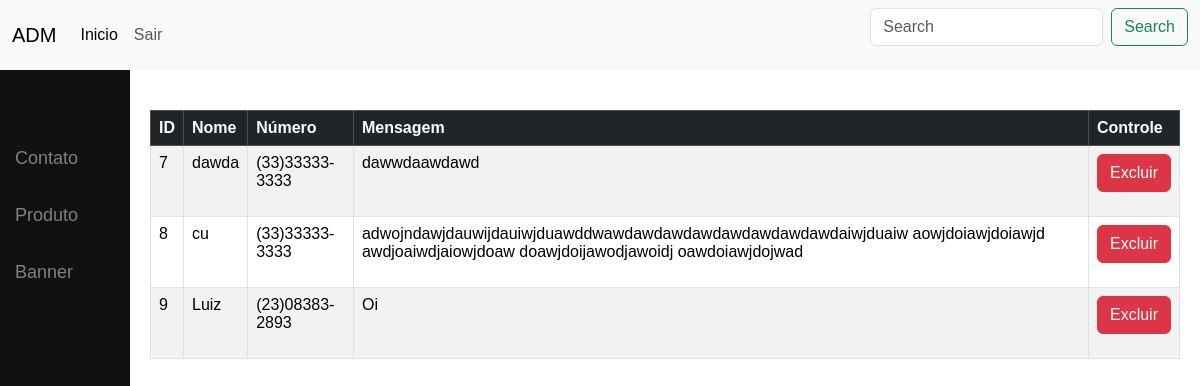
/adm.php?page=contato (signed in), run on the app's committed database.
### tables this page shows
CREATE TABLE `contato` (
  `id` int(11) NOT NULL AUTO_INCREMENT,
  `nome` varchar(255) NOT NULL,
  `numero` varchar(20) NOT NULL,
  `mensagem` text DEFAULT NULL,
  PRIMARY KEY (`id`)
);

### func/func.php (called while the page is built, shortened)
<?php
function listarTabela($campos, $tabela, $campoOrdem)
{
    $conn = conectar();
    try {
        $conn->beginTransaction();
        $sqlLista = $conn->prepare("SELECT $campos FROM $tabela ORDER BY $campoOrdem ");
        $sqlLista->execute();
        $conn->commit();
        if ($sqlLista->rowCount() > 0) {
            return $sqlLista->fetchAll(PDO::FETCH_OBJ);
        } else {
            return 'Vazio';
        }
    } catch (PDOException $e) {
        echo 'Exception -> ';
        return ($e->getMessage());
        $conn->rollback();
    }
}

### contato.php (the view, shortened to what this page needs)
<?php
include_once "./func/func.php";
?>
<?php
$teste1 = listarTabela("id, nome, numero, mensagem", 'contato', 'id');
if (is_array($teste1) || is_object($teste1)) {
    if (!empty($teste1)) {
        ?>
        <div class="table-responsive">
            <table class="table table-bordered table-striped table-hover">
                <thead class="table-dark">
                    <tr>
                        <th>ID</th>
                        <th>Nome</th>
                        <th>Número</th>
                        <th>Mensagem</th>
                        <th>Controle</th>
                    </tr>
                </thead>
                <tbody>
                    <?php
                    foreach ($teste1 as $row) {
                        $id = $row->id;
                        $nome = $row->nome;
                        $numero = $row->numero;
                        $mensagem = $row->mensagem;
                        ?>
                        <tr>
                            <td><?php echo $id ?></td>
                            <td><?php echo $nome ?></td>
                            <td><?php echo $numero ?></td>
                            <td><?php echo $mensagem ?></td>
                            <td class="text-center">
                                <form action="./api/excluirContato.php" method="post">
                                    <button class="btn btn-danger" type="submit" name="excluir">Excluir</button>
                                </form>
                            </td>
                        </tr>
                        <?php
                    }
                    ?>
                </tbody>
            </table>
        </div>
        <?php
    } else {
        ?>
        <h1>Sem Resultado!</h1>
        <?php
    }
} else {
    ?>
    <h1>Sem Resultado!</h1>
    <?php
}
?>

### adm.php (style rules this page uses)
body { font-family: 'Arial', sans-serif; margin: 0; padding: 0; }
.table-responsive { margin-top: 20px; }

### data on the page
contato: id "7", nome "dawda", numero "(33)33333-3333", mensagem "dawwdaawdawd"
contato: id "8", nome "cu", numero "(33)33333-3333", mensagem "adwojndawjdauwijdauiwjduawddwawdawdawdawdawdawdawdawdaiwjduaiw aowjdoiawjdoiawjd awdjoaiwdjaiowjdoaw doawjdoijawodjawoidj oawdoiawjdojwad"
contato: id "9", nome "Luiz", numero "(23)08383-2893", mensagem "Oi"
